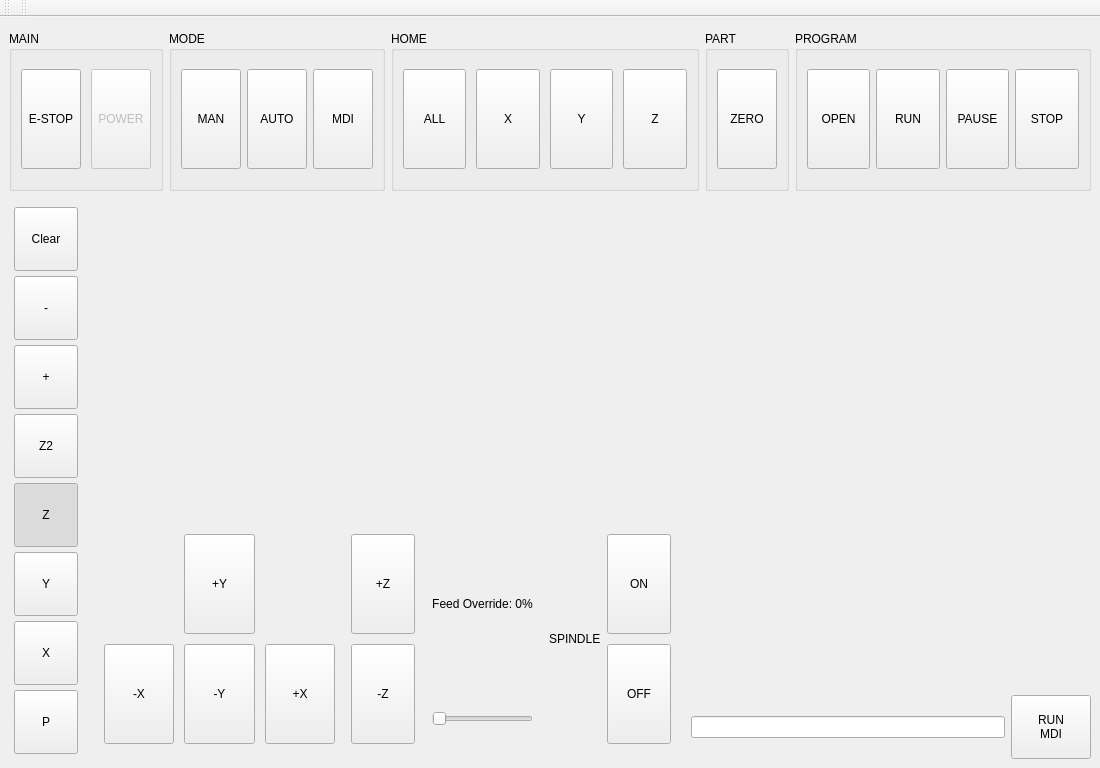
<?xml version="1.0" encoding="UTF-8"?>
<ui version="4.0">
 <class>MainWindow</class>
 <widget class="VCPMainWindow" name="MainWindow">
  <property name="geometry">
   <rect>
    <x>0</x>
    <y>0</y>
    <width>1100</width>
    <height>768</height>
   </rect>
  </property>
  <property name="focusPolicy">
   <enum>Qt::StrongFocus</enum>
  </property>
  <property name="windowTitle">
   <string>TurBoLinuxCNC - 3000</string>
  </property>
  <property name="toolTipDuration">
   <number>-1</number>
  </property>
  <property name="promptAtExit" stdset="0">
   <bool>false</bool>
  </property>
  <property name="promot_on_exit" stdset="0">
   <bool>false</bool>
  </property>
  <widget class="QWidget" name="centralwidget">
   <layout class="QVBoxLayout" name="verticalLayout">
    <item>
     <layout class="QHBoxLayout" name="horizontalLayout_2">
      <property name="sizeConstraint">
       <enum>QLayout::SetDefaultConstraint</enum>
      </property>
      <property name="topMargin">
       <number>5</number>
      </property>
      <property name="bottomMargin">
       <number>5</number>
      </property>
      <item>
       <widget class="QGroupBox" name="main_gbox">
        <property name="title">
         <string>MAIN</string>
        </property>
        <layout class="QHBoxLayout" name="horizontalLayout_6">
         <property name="spacing">
          <number>10</number>
         </property>
         <item>
          <widget class="ActionButton" name="estop_abutton">
           <property name="sizePolicy">
            <sizepolicy hsizetype="Minimum" vsizetype="Fixed">
             <horstretch>0</horstretch>
             <verstretch>0</verstretch>
            </sizepolicy>
           </property>
           <property name="minimumSize">
            <size>
             <width>60</width>
             <height>64</height>
            </size>
           </property>
           <property name="maximumSize">
            <size>
             <width>100</width>
             <height>100</height>
            </size>
           </property>
           <property name="text">
            <string>E-STOP</string>
           </property>
           <property name="checkable">
            <bool>true</bool>
           </property>
           <property name="actionName" stdset="0">
            <string>machine.estop.toggle</string>
           </property>
          </widget>
         </item>
         <item>
          <widget class="ActionButton" name="power_abutton">
           <property name="enabled">
            <bool>false</bool>
           </property>
           <property name="minimumSize">
            <size>
             <width>60</width>
             <height>64</height>
            </size>
           </property>
           <property name="maximumSize">
            <size>
             <width>100</width>
             <height>100</height>
            </size>
           </property>
           <property name="text">
            <string>POWER</string>
           </property>
           <property name="checkable">
            <bool>true</bool>
           </property>
           <property name="actionName" stdset="0">
            <string>machine.power.toggle</string>
           </property>
          </widget>
         </item>
        </layout>
       </widget>
      </item>
      <item>
       <widget class="QGroupBox" name="mode_gbox">
        <property name="title">
         <string>MODE</string>
        </property>
        <layout class="QHBoxLayout" name="horizontalLayout_8">
         <item>
          <widget class="ActionButton" name="actionbutton_27">
           <property name="sizePolicy">
            <sizepolicy hsizetype="Minimum" vsizetype="Minimum">
             <horstretch>0</horstretch>
             <verstretch>0</verstretch>
            </sizepolicy>
           </property>
           <property name="minimumSize">
            <size>
             <width>60</width>
             <height>64</height>
            </size>
           </property>
           <property name="maximumSize">
            <size>
             <width>100</width>
             <height>100</height>
            </size>
           </property>
           <property name="text">
            <string>MAN</string>
           </property>
           <property name="checkable">
            <bool>true</bool>
           </property>
           <property name="autoExclusive">
            <bool>true</bool>
           </property>
           <property name="actionName" stdset="0">
            <string>machine.mode.manual</string>
           </property>
           <property name="position" stdset="0">
            <string>first</string>
           </property>
           <property name="styleClass" stdset="0">
            <string>option</string>
           </property>
          </widget>
         </item>
         <item>
          <widget class="ActionButton" name="actionbutton_28">
           <property name="sizePolicy">
            <sizepolicy hsizetype="Minimum" vsizetype="Minimum">
             <horstretch>0</horstretch>
             <verstretch>0</verstretch>
            </sizepolicy>
           </property>
           <property name="minimumSize">
            <size>
             <width>60</width>
             <height>64</height>
            </size>
           </property>
           <property name="maximumSize">
            <size>
             <width>100</width>
             <height>100</height>
            </size>
           </property>
           <property name="text">
            <string>AUTO</string>
           </property>
           <property name="checkable">
            <bool>true</bool>
           </property>
           <property name="autoExclusive">
            <bool>true</bool>
           </property>
           <property name="actionName" stdset="0">
            <string>machine.mode.auto</string>
           </property>
           <property name="styleClass" stdset="0">
            <string>option</string>
           </property>
          </widget>
         </item>
         <item>
          <widget class="ActionButton" name="actionbutton_29">
           <property name="sizePolicy">
            <sizepolicy hsizetype="Minimum" vsizetype="Minimum">
             <horstretch>0</horstretch>
             <verstretch>0</verstretch>
            </sizepolicy>
           </property>
           <property name="minimumSize">
            <size>
             <width>60</width>
             <height>64</height>
            </size>
           </property>
           <property name="maximumSize">
            <size>
             <width>100</width>
             <height>100</height>
            </size>
           </property>
           <property name="text">
            <string>MDI</string>
           </property>
           <property name="checkable">
            <bool>true</bool>
           </property>
           <property name="autoExclusive">
            <bool>true</bool>
           </property>
           <property name="actionName" stdset="0">
            <string>machine.mode.mdi</string>
           </property>
           <property name="position" stdset="0">
            <string>last</string>
           </property>
           <property name="styleClass" stdset="0">
            <string>option</string>
           </property>
          </widget>
         </item>
        </layout>
       </widget>
      </item>
      <item>
       <widget class="QGroupBox" name="home_gbox">
        <property name="title">
         <string>HOME</string>
        </property>
        <layout class="QHBoxLayout" name="horizontalLayout_3">
         <property name="spacing">
          <number>10</number>
         </property>
         <item>
          <widget class="ActionButton" name="homeall_abutton">
           <property name="minimumSize">
            <size>
             <width>60</width>
             <height>64</height>
            </size>
           </property>
           <property name="maximumSize">
            <size>
             <width>100</width>
             <height>100</height>
            </size>
           </property>
           <property name="text">
            <string>ALL</string>
           </property>
           <property name="actionName" stdset="0">
            <string>machine.home.all</string>
           </property>
          </widget>
         </item>
         <item>
          <widget class="ActionButton" name="homex_abutton">
           <property name="minimumSize">
            <size>
             <width>60</width>
             <height>64</height>
            </size>
           </property>
           <property name="maximumSize">
            <size>
             <width>100</width>
             <height>100</height>
            </size>
           </property>
           <property name="text">
            <string>X</string>
           </property>
           <property name="actionName" stdset="0">
            <string>machine.home.axis:x</string>
           </property>
          </widget>
         </item>
         <item>
          <widget class="ActionButton" name="homey_abutton">
           <property name="minimumSize">
            <size>
             <width>60</width>
             <height>64</height>
            </size>
           </property>
           <property name="maximumSize">
            <size>
             <width>100</width>
             <height>100</height>
            </size>
           </property>
           <property name="text">
            <string>Y</string>
           </property>
           <property name="actionName" stdset="0">
            <string>machine.home.axis:y</string>
           </property>
          </widget>
         </item>
         <item>
          <widget class="ActionButton" name="homez_abutton">
           <property name="minimumSize">
            <size>
             <width>60</width>
             <height>64</height>
            </size>
           </property>
           <property name="maximumSize">
            <size>
             <width>100</width>
             <height>100</height>
            </size>
           </property>
           <property name="text">
            <string>Z</string>
           </property>
           <property name="actionName" stdset="0">
            <string>machine.home.axis:z</string>
           </property>
          </widget>
         </item>
        </layout>
       </widget>
      </item>
      <item>
       <widget class="QGroupBox" name="part_gbox">
        <property name="title">
         <string>PART</string>
        </property>
        <layout class="QHBoxLayout" name="horizontalLayout_5">
         <item>
          <widget class="DialogButton" name="zero_dbutton">
           <property name="minimumSize">
            <size>
             <width>60</width>
             <height>64</height>
            </size>
           </property>
           <property name="maximumSize">
            <size>
             <width>100</width>
             <height>100</height>
            </size>
           </property>
           <property name="text">
            <string>ZERO</string>
           </property>
           <property name="dialogName" stdset="0">
            <string>set_work_offsets</string>
           </property>
          </widget>
         </item>
        </layout>
       </widget>
      </item>
      <item>
       <widget class="QGroupBox" name="program_gbox">
        <property name="title">
         <string>PROGRAM</string>
        </property>
        <layout class="QHBoxLayout" name="horizontalLayout_7">
         <item>
          <widget class="DialogButton" name="open_dbutton">
           <property name="minimumSize">
            <size>
             <width>60</width>
             <height>64</height>
            </size>
           </property>
           <property name="maximumSize">
            <size>
             <width>100</width>
             <height>100</height>
            </size>
           </property>
           <property name="text">
            <string>OPEN</string>
           </property>
           <property name="dialogName" stdset="0">
            <string>open_file</string>
           </property>
          </widget>
         </item>
         <item>
          <widget class="ActionButton" name="run_abutton">
           <property name="minimumSize">
            <size>
             <width>60</width>
             <height>64</height>
            </size>
           </property>
           <property name="maximumSize">
            <size>
             <width>100</width>
             <height>100</height>
            </size>
           </property>
           <property name="text">
            <string>RUN</string>
           </property>
           <property name="actionName" stdset="0">
            <string>program.run</string>
           </property>
          </widget>
         </item>
         <item>
          <widget class="ActionButton" name="pause_abutton">
           <property name="minimumSize">
            <size>
             <width>60</width>
             <height>64</height>
            </size>
           </property>
           <property name="maximumSize">
            <size>
             <width>100</width>
             <height>100</height>
            </size>
           </property>
           <property name="text">
            <string>PAUSE</string>
           </property>
           <property name="actionName" stdset="0">
            <string>program.pause</string>
           </property>
          </widget>
         </item>
         <item>
          <widget class="ActionButton" name="stop_abutton">
           <property name="minimumSize">
            <size>
             <width>60</width>
             <height>64</height>
            </size>
           </property>
           <property name="maximumSize">
            <size>
             <width>100</width>
             <height>100</height>
            </size>
           </property>
           <property name="text">
            <string>STOP</string>
           </property>
           <property name="actionName" stdset="0">
            <string>program.abort</string>
           </property>
          </widget>
         </item>
        </layout>
       </widget>
      </item>
     </layout>
    </item>
    <item>
     <layout class="QVBoxLayout" name="verticalLayout_2">
      <item>
       <layout class="QHBoxLayout" name="horizontalLayout">
        <item>
         <widget class="QWidget" name="horizontalWidget" native="true">
          <layout class="QVBoxLayout" name="verticalLayout_6">
           <property name="spacing">
            <number>5</number>
           </property>
           <property name="leftMargin">
            <number>5</number>
           </property>
           <property name="topMargin">
            <number>5</number>
           </property>
           <property name="rightMargin">
            <number>5</number>
           </property>
           <property name="bottomMargin">
            <number>5</number>
           </property>
           <item>
            <widget class="QPushButton" name="plotClear">
             <property name="sizePolicy">
              <sizepolicy hsizetype="Preferred" vsizetype="Preferred">
               <horstretch>0</horstretch>
               <verstretch>0</verstretch>
              </sizepolicy>
             </property>
             <property name="minimumSize">
              <size>
               <width>64</width>
               <height>64</height>
              </size>
             </property>
             <property name="text">
              <string>Clear</string>
             </property>
            </widget>
           </item>
           <item>
            <widget class="QPushButton" name="plotMinus">
             <property name="sizePolicy">
              <sizepolicy hsizetype="Preferred" vsizetype="Preferred">
               <horstretch>0</horstretch>
               <verstretch>0</verstretch>
              </sizepolicy>
             </property>
             <property name="minimumSize">
              <size>
               <width>64</width>
               <height>64</height>
              </size>
             </property>
             <property name="text">
              <string>-</string>
             </property>
            </widget>
           </item>
           <item>
            <widget class="QPushButton" name="plotPlus">
             <property name="sizePolicy">
              <sizepolicy hsizetype="Preferred" vsizetype="Preferred">
               <horstretch>0</horstretch>
               <verstretch>0</verstretch>
              </sizepolicy>
             </property>
             <property name="minimumSize">
              <size>
               <width>64</width>
               <height>64</height>
              </size>
             </property>
             <property name="text">
              <string>+</string>
             </property>
            </widget>
           </item>
           <item>
            <widget class="QPushButton" name="plotZ2">
             <property name="sizePolicy">
              <sizepolicy hsizetype="Preferred" vsizetype="Preferred">
               <horstretch>0</horstretch>
               <verstretch>0</verstretch>
              </sizepolicy>
             </property>
             <property name="minimumSize">
              <size>
               <width>64</width>
               <height>64</height>
              </size>
             </property>
             <property name="text">
              <string>Z2</string>
             </property>
             <property name="checkable">
              <bool>true</bool>
             </property>
             <property name="autoExclusive">
              <bool>true</bool>
             </property>
            </widget>
           </item>
           <item>
            <widget class="QPushButton" name="plotZ">
             <property name="sizePolicy">
              <sizepolicy hsizetype="Preferred" vsizetype="Preferred">
               <horstretch>0</horstretch>
               <verstretch>0</verstretch>
              </sizepolicy>
             </property>
             <property name="minimumSize">
              <size>
               <width>64</width>
               <height>64</height>
              </size>
             </property>
             <property name="text">
              <string>Z</string>
             </property>
             <property name="checkable">
              <bool>true</bool>
             </property>
             <property name="checked">
              <bool>true</bool>
             </property>
             <property name="autoExclusive">
              <bool>true</bool>
             </property>
            </widget>
           </item>
           <item>
            <widget class="QPushButton" name="plotY">
             <property name="sizePolicy">
              <sizepolicy hsizetype="Preferred" vsizetype="Preferred">
               <horstretch>0</horstretch>
               <verstretch>0</verstretch>
              </sizepolicy>
             </property>
             <property name="minimumSize">
              <size>
               <width>64</width>
               <height>64</height>
              </size>
             </property>
             <property name="text">
              <string>Y</string>
             </property>
             <property name="checkable">
              <bool>true</bool>
             </property>
             <property name="autoExclusive">
              <bool>true</bool>
             </property>
            </widget>
           </item>
           <item>
            <widget class="QPushButton" name="plotX">
             <property name="sizePolicy">
              <sizepolicy hsizetype="Preferred" vsizetype="Preferred">
               <horstretch>0</horstretch>
               <verstretch>0</verstretch>
              </sizepolicy>
             </property>
             <property name="minimumSize">
              <size>
               <width>64</width>
               <height>64</height>
              </size>
             </property>
             <property name="text">
              <string>X</string>
             </property>
             <property name="checkable">
              <bool>true</bool>
             </property>
             <property name="autoExclusive">
              <bool>true</bool>
             </property>
            </widget>
           </item>
           <item>
            <widget class="QPushButton" name="plotP">
             <property name="sizePolicy">
              <sizepolicy hsizetype="Preferred" vsizetype="Preferred">
               <horstretch>0</horstretch>
               <verstretch>0</verstretch>
              </sizepolicy>
             </property>
             <property name="minimumSize">
              <size>
               <width>64</width>
               <height>64</height>
              </size>
             </property>
             <property name="text">
              <string>P</string>
             </property>
             <property name="checkable">
              <bool>true</bool>
             </property>
             <property name="autoExclusive">
              <bool>true</bool>
             </property>
            </widget>
           </item>
          </layout>
         </widget>
        </item>
        <item>
         <layout class="QVBoxLayout" name="verticalLayout_4" stretch="0,0">
          <property name="spacing">
           <number>6</number>
          </property>
          <property name="leftMargin">
           <number>5</number>
          </property>
          <property name="topMargin">
           <number>0</number>
          </property>
          <property name="rightMargin">
           <number>3</number>
          </property>
          <property name="bottomMargin">
           <number>15</number>
          </property>
          <item>
           <widget class="VTKBackPlot" name="vtk">
            <property name="backgroundColor" stdset="0">
             <color>
              <red>136</red>
              <green>138</green>
              <blue>133</blue>
             </color>
            </property>
            <property name="backgroundColor2" stdset="0">
             <color>
              <red>85</red>
              <green>87</green>
              <blue>83</blue>
             </color>
            </property>
            <property name="enableProgramLabels" stdset="0">
             <bool>true</bool>
            </property>
           </widget>
          </item>
          <item>
           <layout class="QHBoxLayout" name="horizontalLayout_4">
            <property name="topMargin">
             <number>10</number>
            </property>
            <item>
             <spacer name="horizontalSpacer">
              <property name="orientation">
               <enum>Qt::Horizontal</enum>
              </property>
              <property name="sizeType">
               <enum>QSizePolicy::Expanding</enum>
              </property>
              <property name="sizeHint" stdset="0">
               <size>
                <width>40</width>
                <height>20</height>
               </size>
              </property>
             </spacer>
            </item>
            <item>
             <layout class="QGridLayout" name="gridLayout">
              <property name="spacing">
               <number>10</number>
              </property>
              <item row="0" column="2">
               <widget class="ActionButton" name="jogyplus_abutton">
                <property name="minimumSize">
                 <size>
                  <width>64</width>
                  <height>64</height>
                 </size>
                </property>
                <property name="maximumSize">
                 <size>
                  <width>100</width>
                  <height>100</height>
                 </size>
                </property>
                <property name="text">
                 <string>+Y</string>
                </property>
                <property name="actionName" stdset="0">
                 <string>machine.jog.axis:y,pos</string>
                </property>
               </widget>
              </item>
              <item row="1" column="1">
               <widget class="ActionButton" name="jogxmin_abutton">
                <property name="minimumSize">
                 <size>
                  <width>64</width>
                  <height>64</height>
                 </size>
                </property>
                <property name="maximumSize">
                 <size>
                  <width>100</width>
                  <height>100</height>
                 </size>
                </property>
                <property name="text">
                 <string>-X</string>
                </property>
                <property name="actionName" stdset="0">
                 <string>machine.jog.axis:x,neg</string>
                </property>
               </widget>
              </item>
              <item row="1" column="3">
               <widget class="ActionButton" name="jogxplus_abutton">
                <property name="minimumSize">
                 <size>
                  <width>64</width>
                  <height>64</height>
                 </size>
                </property>
                <property name="maximumSize">
                 <size>
                  <width>100</width>
                  <height>100</height>
                 </size>
                </property>
                <property name="text">
                 <string>+X</string>
                </property>
                <property name="actionName" stdset="0">
                 <string>machine.jog.axis:x,pos</string>
                </property>
               </widget>
              </item>
              <item row="1" column="2">
               <widget class="ActionButton" name="jogymin_abutton">
                <property name="minimumSize">
                 <size>
                  <width>64</width>
                  <height>64</height>
                 </size>
                </property>
                <property name="maximumSize">
                 <size>
                  <width>100</width>
                  <height>100</height>
                 </size>
                </property>
                <property name="text">
                 <string>-Y</string>
                </property>
                <property name="actionName" stdset="0">
                 <string>machine.jog.axis:y,neg</string>
                </property>
               </widget>
              </item>
             </layout>
            </item>
            <item>
             <spacer name="horizontalSpacer_2">
              <property name="orientation">
               <enum>Qt::Horizontal</enum>
              </property>
              <property name="sizeType">
               <enum>QSizePolicy::Expanding</enum>
              </property>
              <property name="sizeHint" stdset="0">
               <size>
                <width>40</width>
                <height>20</height>
               </size>
              </property>
             </spacer>
            </item>
            <item>
             <layout class="QGridLayout" name="gridLayout_2">
              <property name="spacing">
               <number>10</number>
              </property>
              <item row="1" column="0">
               <widget class="ActionButton" name="jogzmin_abutton">
                <property name="minimumSize">
                 <size>
                  <width>64</width>
                  <height>64</height>
                 </size>
                </property>
                <property name="maximumSize">
                 <size>
                  <width>100</width>
                  <height>100</height>
                 </size>
                </property>
                <property name="text">
                 <string>-Z</string>
                </property>
                <property name="actionName" stdset="0">
                 <string>machine.jog.axis:z,neg</string>
                </property>
               </widget>
              </item>
              <item row="0" column="0">
               <widget class="ActionButton" name="jogzplus_abutton">
                <property name="minimumSize">
                 <size>
                  <width>64</width>
                  <height>64</height>
                 </size>
                </property>
                <property name="maximumSize">
                 <size>
                  <width>100</width>
                  <height>100</height>
                 </size>
                </property>
                <property name="text">
                 <string>+Z</string>
                </property>
                <property name="actionName" stdset="0">
                 <string>machine.jog.axis:z,pos</string>
                </property>
               </widget>
              </item>
             </layout>
            </item>
            <item>
             <spacer name="horizontalSpacer_3">
              <property name="orientation">
               <enum>Qt::Horizontal</enum>
              </property>
              <property name="sizeType">
               <enum>QSizePolicy::Expanding</enum>
              </property>
              <property name="sizeHint" stdset="0">
               <size>
                <width>40</width>
                <height>20</height>
               </size>
              </property>
             </spacer>
            </item>
            <item>
             <layout class="QVBoxLayout" name="verticalLayout_3">
              <item>
               <widget class="StatusLabel" name="feedover_slabel">
                <property name="text">
                 <string>Feed Override: 0%</string>
                </property>
                <property name="alignment">
                 <set>Qt::AlignCenter</set>
                </property>
                <property name="rules" stdset="0">
                 <string>[
    {
        &quot;channels&quot;: [
            {
                &quot;url&quot;: &quot;status:feedrate&quot;,
                &quot;trigger&quot;: true, 
                &quot;type&quot;: &quot;float&quot;
            }
        ], 
        &quot;expression&quot;: &quot;\&quot;Feed Override: {:.0%}\&quot;.format(ch[0])&quot;, 
        &quot;name&quot;: &quot;New Rule&quot;, 
        &quot;property&quot;: &quot;Text&quot;
    }
]</string>
                </property>
                <property name="format" stdset="0">
                 <string>&lt;b&gt;Feed Override:&lt;/b&gt; {:.0%}</string>
                </property>
                <property name="statusItem" stdset="0">
                 <string>feedrate</string>
                </property>
               </widget>
              </item>
              <item>
               <widget class="ActionSlider" name="feedover_aslider">
                <property name="sizePolicy">
                 <sizepolicy hsizetype="Fixed" vsizetype="Fixed">
                  <horstretch>0</horstretch>
                  <verstretch>0</verstretch>
                 </sizepolicy>
                </property>
                <property name="minimumSize">
                 <size>
                  <width>50</width>
                  <height>64</height>
                 </size>
                </property>
                <property name="maximumSize">
                 <size>
                  <width>300</width>
                  <height>50</height>
                 </size>
                </property>
                <property name="orientation">
                 <enum>Qt::Horizontal</enum>
                </property>
                <property name="actionName" stdset="0">
                 <string>machine.feed-override.set</string>
                </property>
               </widget>
              </item>
             </layout>
            </item>
            <item>
             <spacer name="horizontalSpacer_4">
              <property name="orientation">
               <enum>Qt::Horizontal</enum>
              </property>
              <property name="sizeType">
               <enum>QSizePolicy::Expanding</enum>
              </property>
              <property name="sizeHint" stdset="0">
               <size>
                <width>40</width>
                <height>20</height>
               </size>
              </property>
             </spacer>
            </item>
            <item>
             <widget class="QLabel" name="label_4">
              <property name="text">
               <string>SPINDLE</string>
              </property>
             </widget>
            </item>
            <item>
             <layout class="QGridLayout" name="gridLayout_3">
              <property name="spacing">
               <number>10</number>
              </property>
              <item row="0" column="0">
               <widget class="ActionButton" name="spindleon_abutton">
                <property name="minimumSize">
                 <size>
                  <width>64</width>
                  <height>64</height>
                 </size>
                </property>
                <property name="maximumSize">
                 <size>
                  <width>100</width>
                  <height>100</height>
                 </size>
                </property>
                <property name="text">
                 <string>ON</string>
                </property>
                <property name="actionName" stdset="0">
                 <string>spindle.forward</string>
                </property>
               </widget>
              </item>
              <item row="1" column="0">
               <widget class="ActionButton" name="spindleoff_abutton">
                <property name="minimumSize">
                 <size>
                  <width>64</width>
                  <height>64</height>
                 </size>
                </property>
                <property name="maximumSize">
                 <size>
                  <width>100</width>
                  <height>100</height>
                 </size>
                </property>
                <property name="text">
                 <string>OFF</string>
                </property>
                <property name="actionName" stdset="0">
                 <string>spindle.off</string>
                </property>
               </widget>
              </item>
             </layout>
            </item>
            <item>
             <spacer name="horizontalSpacer_5">
              <property name="orientation">
               <enum>Qt::Horizontal</enum>
              </property>
              <property name="sizeHint" stdset="0">
               <size>
                <width>40</width>
                <height>20</height>
               </size>
              </property>
             </spacer>
            </item>
           </layout>
          </item>
         </layout>
        </item>
        <item>
         <layout class="QVBoxLayout" name="verticalLayout_5">
          <item>
           <widget class="GcodeEditor" name="gcodeeditor">
            <property name="minimumSize">
             <size>
              <width>400</width>
              <height>0</height>
             </size>
            </property>
            <property name="backgroundcolor" stdset="0">
             <string>#454545</string>
            </property>
            <property name="marginbackgroundcolor" stdset="0">
             <string>#5c5c5c</string>
            </property>
           </widget>
          </item>
          <item>
           <layout class="QHBoxLayout" name="horizontalLayout_9">
            <item>
             <widget class="MDIEntry" name="mdientry"/>
            </item>
            <item>
             <widget class="QPushButton" name="mdi_return">
              <property name="minimumSize">
               <size>
                <width>64</width>
                <height>64</height>
               </size>
              </property>
              <property name="text">
               <string>RUN
MDI</string>
              </property>
             </widget>
            </item>
           </layout>
          </item>
         </layout>
        </item>
       </layout>
      </item>
     </layout>
    </item>
   </layout>
  </widget>
  <widget class="QToolBar" name="toolBar">
   <property name="windowTitle">
    <string>toolBar</string>
   </property>
   <attribute name="toolBarArea">
    <enum>TopToolBarArea</enum>
   </attribute>
   <attribute name="toolBarBreak">
    <bool>false</bool>
   </attribute>
  </widget>
  <widget class="QToolBar" name="toolBar_2">
   <property name="windowTitle">
    <string>toolBar_2</string>
   </property>
   <attribute name="toolBarArea">
    <enum>TopToolBarArea</enum>
   </attribute>
   <attribute name="toolBarBreak">
    <bool>false</bool>
   </attribute>
  </widget>
  <action name="actionExit">
   <property name="text">
    <string>Exit</string>
   </property>
  </action>
  <action name="actionOpen">
   <property name="text">
    <string>&amp;Open ...</string>
   </property>
   <property name="shortcut">
    <string>O</string>
   </property>
  </action>
  <action name="actionClose">
   <property name="text">
    <string>Close</string>
   </property>
  </action>
  <action name="actionReload">
   <property name="text">
    <string>&amp;Reload</string>
   </property>
   <property name="shortcut">
    <string>Ctrl+R</string>
   </property>
  </action>
  <action name="actionSave_As">
   <property name="text">
    <string>Save As ...</string>
   </property>
  </action>
  <action name="actionHome_X">
   <property name="text">
    <string>Home &amp;X</string>
   </property>
  </action>
  <action name="actionHome_Y">
   <property name="text">
    <string>Home &amp;Y</string>
   </property>
  </action>
  <action name="actionHome_Z">
   <property name="text">
    <string>Home &amp;Z</string>
   </property>
  </action>
  <action name="action_EmergencyStop_toggle">
   <property name="text">
    <string>Toggle E-stop</string>
   </property>
   <property name="shortcut">
    <string>F1</string>
   </property>
   <property name="actionName" stdset="0">
    <string>machine.estop.toggle</string>
   </property>
  </action>
  <action name="action_MachinePower_toggle">
   <property name="text">
    <string>Machine Power</string>
   </property>
   <property name="shortcut">
    <string>F2</string>
   </property>
   <property name="actionName" stdset="0">
    <string>machine.power.toggle</string>
   </property>
  </action>
  <action name="actionHome_All">
   <property name="text">
    <string>Home All</string>
   </property>
   <property name="shortcut">
    <string>Home</string>
   </property>
  </action>
  <action name="actionRun_Program">
   <property name="text">
    <string>Run Program</string>
   </property>
   <property name="shortcut">
    <string>R</string>
   </property>
   <property name="actionName" stdset="0">
    <string>program.run</string>
   </property>
  </action>
  <action name="actionFile1">
   <property name="text">
    <string>File1</string>
   </property>
  </action>
  <action name="actionReport_Actual_Position">
   <property name="checkable">
    <bool>true</bool>
   </property>
   <property name="text">
    <string>Report Actual Position</string>
   </property>
  </action>
  <action name="actionTest">
   <property name="text">
    <string>Test</string>
   </property>
  </action>
  <action name="action_Mist_toggle">
   <property name="checkable">
    <bool>true</bool>
   </property>
   <property name="text">
    <string>Mist</string>
   </property>
   <property name="shortcut">
    <string>F7</string>
   </property>
   <property name="actionName" stdset="0">
    <string>coolant.mist.toggle</string>
   </property>
  </action>
  <action name="action_Flood_toggle">
   <property name="checkable">
    <bool>true</bool>
   </property>
   <property name="text">
    <string>Flood</string>
   </property>
   <property name="shortcut">
    <string>F8</string>
   </property>
   <property name="actionName" stdset="0">
    <string>coolant.flood.toggle</string>
   </property>
  </action>
  <action name="action_program_run">
   <property name="text">
    <string>Run Program</string>
   </property>
  </action>
  <action name="action_coolant_floodToggle">
   <property name="checkable">
    <bool>true</bool>
   </property>
   <property name="text">
    <string>Flood</string>
   </property>
  </action>
  <action name="actionHalshow">
   <property name="text">
    <string>HAL Show</string>
   </property>
   <property name="actionName" stdset="0">
    <string>tool.halshow</string>
   </property>
  </action>
  <action name="actionHalmeter">
   <property name="text">
    <string>HAL Meter</string>
   </property>
   <property name="actionName" stdset="0">
    <string>tool.halmeter</string>
   </property>
  </action>
  <action name="actionHAL_Scope">
   <property name="text">
    <string>HAL Scope</string>
   </property>
   <property name="actionName" stdset="0">
    <string>tool.halscope</string>
   </property>
  </action>
  <action name="actionCalibration">
   <property name="text">
    <string>Calibration</string>
   </property>
   <property name="actionName" stdset="0">
    <string>tool.calibration</string>
   </property>
  </action>
  <action name="actionOverride_Limits">
   <property name="text">
    <string>Override Limits</string>
   </property>
   <property name="actionName" stdset="0">
    <string>machine.override-limits</string>
   </property>
  </action>
  <action name="actionOverride_Limits_2">
   <property name="text">
    <string>Override Limits</string>
   </property>
   <property name="actionName" stdset="0">
    <string>machine.override-limits</string>
   </property>
  </action>
  <action name="actionRun_From_Line">
   <property name="text">
    <string>Run From Line</string>
   </property>
   <property name="actionName" stdset="0">
    <string>program.run-from-line</string>
   </property>
  </action>
  <action name="actionStep">
   <property name="text">
    <string>Step</string>
   </property>
   <property name="shortcut">
    <string>T</string>
   </property>
   <property name="actionName" stdset="0">
    <string>program.step</string>
   </property>
  </action>
  <action name="actionPause">
   <property name="text">
    <string>Pause</string>
   </property>
   <property name="shortcut">
    <string>P</string>
   </property>
   <property name="actionName" stdset="0">
    <string>program.pause</string>
   </property>
  </action>
  <action name="actionStop">
   <property name="text">
    <string>Stop</string>
   </property>
   <property name="shortcut">
    <string>Esc</string>
   </property>
   <property name="actionName" stdset="0">
    <string>program.abort</string>
   </property>
  </action>
  <action name="actionResume">
   <property name="text">
    <string>Resume</string>
   </property>
   <property name="shortcut">
    <string>S</string>
   </property>
   <property name="actionName" stdset="0">
    <string>program.resume</string>
   </property>
  </action>
  <action name="actionPause_at_M1">
   <property name="text">
    <string>Pause at 'M1'</string>
   </property>
   <property name="actionName" stdset="0">
    <string>program.optional-stop.toggle</string>
   </property>
  </action>
  <action name="actionSkip_lines_with">
   <property name="text">
    <string>Skip lines with '/'</string>
   </property>
   <property name="actionName" stdset="0">
    <string>program.block-delete.toggle</string>
   </property>
  </action>
 </widget>
 <customwidgets>
  <customwidget>
   <class>DialogButton</class>
   <extends>QPushButton</extends>
   <header>qtpyvcp.widgets.button_widgets.dialog_button</header>
  </customwidget>
  <customwidget>
   <class>MDIEntry</class>
   <extends>QLineEdit</extends>
   <header>qtpyvcp.widgets.input_widgets.mdientry_widget</header>
  </customwidget>
  <customwidget>
   <class>ActionSlider</class>
   <extends>QSlider</extends>
   <header>qtpyvcp.widgets.input_widgets.action_slider</header>
  </customwidget>
  <customwidget>
   <class>StatusLabel</class>
   <extends>QLabel</extends>
   <header>qtpyvcp.widgets.display_widgets.status_label</header>
  </customwidget>
  <customwidget>
   <class>GcodeEditor</class>
   <extends>QFrame</extends>
   <header>qtpyvcp.widgets.input_widgets.gcode_editor</header>
  </customwidget>
  <customwidget>
   <class>VCPMainWindow</class>
   <extends>QMainWindow</extends>
   <header>qtpyvcp.widgets.form_widgets.main_window</header>
   <container>1</container>
  </customwidget>
  <customwidget>
   <class>VTKBackPlot</class>
   <extends>QWidget</extends>
   <header>qtpyvcp.widgets.display_widgets.vtk_backplot.vtk_backplot</header>
  </customwidget>
  <customwidget>
   <class>ActionButton</class>
   <extends>QPushButton</extends>
   <header>qtpyvcp.widgets.button_widgets.action_button</header>
  </customwidget>
 </customwidgets>
 <resources>
  <include location="../resources.qrc"/>
 </resources>
 <connections>
  <connection>
   <sender>plotClear</sender>
   <signal>clicked()</signal>
   <receiver>vtk</receiver>
   <slot>clearLivePlot()</slot>
   <hints>
    <hint type="sourcelabel">
     <x>339</x>
     <y>210</y>
    </hint>
    <hint type="destinationlabel">
     <x>541</x>
     <y>258</y>
    </hint>
   </hints>
  </connection>
  <connection>
   <sender>plotMinus</sender>
   <signal>clicked()</signal>
   <receiver>vtk</receiver>
   <slot>zoomOut()</slot>
   <hints>
    <hint type="sourcelabel">
     <x>279</x>
     <y>301</y>
    </hint>
    <hint type="destinationlabel">
     <x>536</x>
     <y>353</y>
    </hint>
   </hints>
  </connection>
  <connection>
   <sender>plotPlus</sender>
   <signal>clicked()</signal>
   <receiver>vtk</receiver>
   <slot>zoomIn()</slot>
   <hints>
    <hint type="sourcelabel">
     <x>80</x>
     <y>385</y>
    </hint>
    <hint type="destinationlabel">
     <x>553</x>
     <y>402</y>
    </hint>
   </hints>
  </connection>
  <connection>
   <sender>plotZ2</sender>
   <signal>clicked()</signal>
   <receiver>vtk</receiver>
   <slot>setViewZ2()</slot>
   <hints>
    <hint type="sourcelabel">
     <x>84</x>
     <y>467</y>
    </hint>
    <hint type="destinationlabel">
     <x>500</x>
     <y>498</y>
    </hint>
   </hints>
  </connection>
  <connection>
   <sender>plotZ</sender>
   <signal>clicked()</signal>
   <receiver>vtk</receiver>
   <slot>setViewZ()</slot>
   <hints>
    <hint type="sourcelabel">
     <x>89</x>
     <y>572</y>
    </hint>
    <hint type="destinationlabel">
     <x>533</x>
     <y>565</y>
    </hint>
   </hints>
  </connection>
  <connection>
   <sender>plotY</sender>
   <signal>clicked()</signal>
   <receiver>vtk</receiver>
   <slot>setViewY()</slot>
   <hints>
    <hint type="sourcelabel">
     <x>103</x>
     <y>673</y>
    </hint>
    <hint type="destinationlabel">
     <x>543</x>
     <y>669</y>
    </hint>
   </hints>
  </connection>
  <connection>
   <sender>plotX</sender>
   <signal>clicked()</signal>
   <receiver>vtk</receiver>
   <slot>setViewX()</slot>
   <hints>
    <hint type="sourcelabel">
     <x>90</x>
     <y>772</y>
    </hint>
    <hint type="destinationlabel">
     <x>470</x>
     <y>764</y>
    </hint>
   </hints>
  </connection>
  <connection>
   <sender>plotP</sender>
   <signal>clicked()</signal>
   <receiver>vtk</receiver>
   <slot>setViewP()</slot>
   <hints>
    <hint type="sourcelabel">
     <x>268</x>
     <y>862</y>
    </hint>
    <hint type="destinationlabel">
     <x>516</x>
     <y>789</y>
    </hint>
   </hints>
  </connection>
 </connections>
 <designerdata>
  <property name="gridDeltaX">
   <number>10</number>
  </property>
  <property name="gridDeltaY">
   <number>10</number>
  </property>
  <property name="gridSnapX">
   <bool>true</bool>
  </property>
  <property name="gridSnapY">
   <bool>true</bool>
  </property>
  <property name="gridVisible">
   <bool>true</bool>
  </property>
 </designerdata>
</ui>
